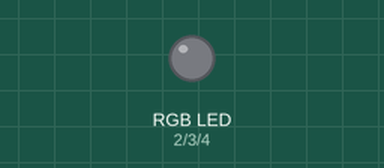
Simulated run of this sketch. Board: Arduino Uno, built with avr-gcc and run on an emulated ATmega328P. Parts: an RGB LED mixed from three pins (HIGH = lit).

Above: at 0.15 s.
At 16.7 s:
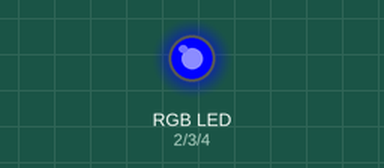
At 36.6 s:
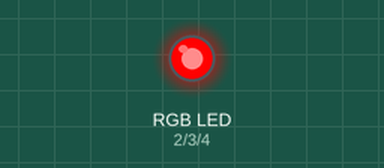
Timing chart, 0 to 40.0 s (numbered marks = the images above):
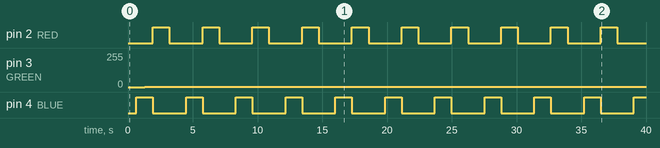

The sketch:

Opdracht_5.ino
```cpp
//Opdracht 5
#define BLUE 4 //BLUE variabele op poort 4 aanmaken
#define GREEN 3 //GREEN variabele op poort 3 aanmaken
#define RED 2 //RED variabele op poort 2 aanmaken

int redC; //teller variabele aanmaken voor rood
int greenC; //teller variabele aanmaken voor groen
int blueC; //teller variabele aanmaken voor blauw

//functie setup aanspreken
void setup() {
  pinMode(BLUE, OUTPUT); //zorgen dat de blauwe poort op output staat
  pinMode(GREEN, OUTPUT); //zorgen dat de groene poort op output staat
  pinMode(RED, OUTPUT); //zorgen dat de rode poort op output staat

  digitalWrite(BLUE, LOW);  //blauwe lamp uitzetten bij aanvang
  digitalWrite(GREEN, LOW); //groene lamp uitzetten bij aanvang
  digitalWrite(RED, LOW);  //rode lamp uitzetten bij aanvang
}


//functie loop aanspreken
void loop() {
  for (int y = 0; y < 255; y++) { //for loopje om van waarde 255 naar 0 te gaan van groene lampje
    greenC -= 1;
    blueC += 1;
    analogWrite(GREEN, greenC); //groene waarde aanspreken middels analogWrite
    analogWrite(BLUE, blueC); //blauwe waarde aanspreken middels analogWrite
    delay(5); //5 miliseconde wachten
  }
  //alles hierboven idem voor blauwe lampje
  for (int y = 0; y < 255; y++) {
    blueC -= 1;
    redC += 1;
    analogWrite(BLUE, blueC);
    analogWrite(RED, redC);
    delay(5);
  }
  //alles hierboven idem voor rode lampje
  for (int y = 0; y < 255; y++) {
    redC -= 1;
    greenC += 1;
    analogWrite(RED, redC);
    analogWrite(GREEN, greenC);
    delay(5);
  }
}
```

Measured:
- by itself, pin 2 (RED), pin 4 (BLUE): alternates HIGH for 1.3 s and LOW for 2.6 s
- by itself, pin 3 (GREEN): 0/255 → 1/255 at 1.3 s
